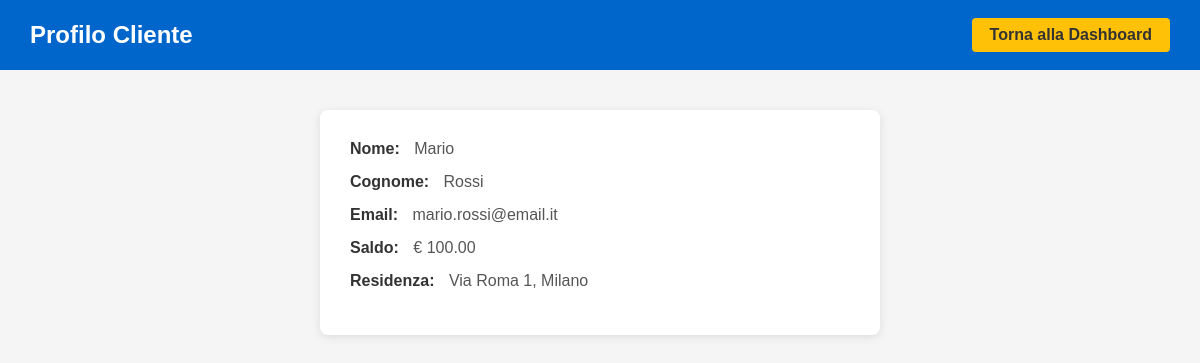
Page /cliente/profilo/ (signed in) on the committed database.
### ElettronicaIovine/models.py (models this page shows, shortened)
class Utente(models.Model):
    class TipoUtente(models.TextChoices):
        CLIENTE = 'Cliente', _('Cliente')
        TECNICO = 'Tecnico', _('Tecnico')
    id_utente = models.AutoField(primary_key=True)
    nome = models.CharField(max_length=100)
    cognome = models.CharField(max_length=100)
    email = models.EmailField(unique=True)
    password = models.CharField(max_length=100)
    tel = models.CharField(max_length=20, unique=True)
    tipo = models.CharField(
        max_length=10,
        choices=TipoUtente.choices,
        default=TipoUtente.CLIENTE
    )
    saldo = models.DecimalField(max_digits=10, decimal_places=2, null=True, blank=True)
    residenza = models.CharField(max_length=200, null=True, blank=True)
    specializzazione = models.CharField(max_length=100, null=True, blank=True)

### ElettronicaIovine/views.py (the view)
# urls.py: path('cliente/profilo/', views.profilo_cliente, name='profilo_cliente'),
@cliente_required
def profilo_cliente(request):
    try:
        utente = Utente.objects.get(id_utente=request.session['user_id'])
        return render(request, 'Cliente/profilo_cliente.html', {'utente': utente})
    except Utente.DoesNotExist:
        return redirect('cliente_login')

### ElettronicaIovine/views.py (called while the page is built)
def is_logged_in(request):
    return 'user_id' in request.session and 'user_type' in request.session

def is_cliente(request):
    return request.session.get('user_type') == 'Cliente'

def cliente_required(function):
    @wraps(function)
    def wrapper(request, *args, **kwargs):
        if not is_logged_in(request):
            return redirect('cliente_login')
        if not is_cliente(request):
            return redirect('cliente_login')
        return function(request, *args, **kwargs)
    return wrapper

### templates/Cliente/profilo_cliente.html (shortened to what this page needs)
<!DOCTYPE html>
<html lang="it">
<head>
</head>
<body>
    <div class="header">
        <span class="header-title">Profilo Cliente</span>
        <a href="{% url 'homepage_cliente' %}" class="btn-dashboard">Torna alla Dashboard</a>
    </div>
    <div class="container">
        <div class="info">
            <span class="label">Nome:</span>
            <span class="value">{{ utente.nome }}</span>
        </div>
        <div class="info">
            <span class="label">Cognome:</span>
            <span class="value">{{ utente.cognome }}</span>
        </div>
        <div class="info">
            <span class="label">Email:</span>
            <span class="value">{{ utente.email }}</span>
        </div>
        <div class="info">
            <span class="label">Saldo:</span>
            <span class="value">€ {{ utente.saldo }}</span>
        </div>
        <div class="info">
            <span class="label">Residenza:</span>
            <span class="value">{{ utente.residenza }}</span>
        </div>
    </div>
</body>
</html>

### templates/Cliente/profilo_cliente.html (style rules this page uses)
body { font-family: Arial, sans-serif; background: #f5f5f5; margin: 0; padding: 0; }
.header { background-color: #0066cc; color: white; padding: 18px 30px; display: flex; justify-content: space-between; align-items: center; }
.header-title { font-size: 1.5em; font-weight: bold; }
.btn-dashboard { background-color: #ffc107; color: #333; padding: 8px 18px; border: none; border-radius: 4px; text-decoration: none; font-weight: bold; transition: background 0.2s; }
.container { max-width: 500px; margin: 40px auto; background: #fff; border-radius: 8px; box-shadow: 0 2px 10px rgba(0,0,0,0.1); padding: 30px; }
.info { margin-bottom: 15px; }
.label { font-weight: bold; color: #333; }
.value { margin-left: 10px; color: #555; }

### rows in the picture
Utente: nome "Mario", cognome "Rossi", email "mario.rossi@email.it", saldo "100.00", residenza "Via Roma 1, Milano"
